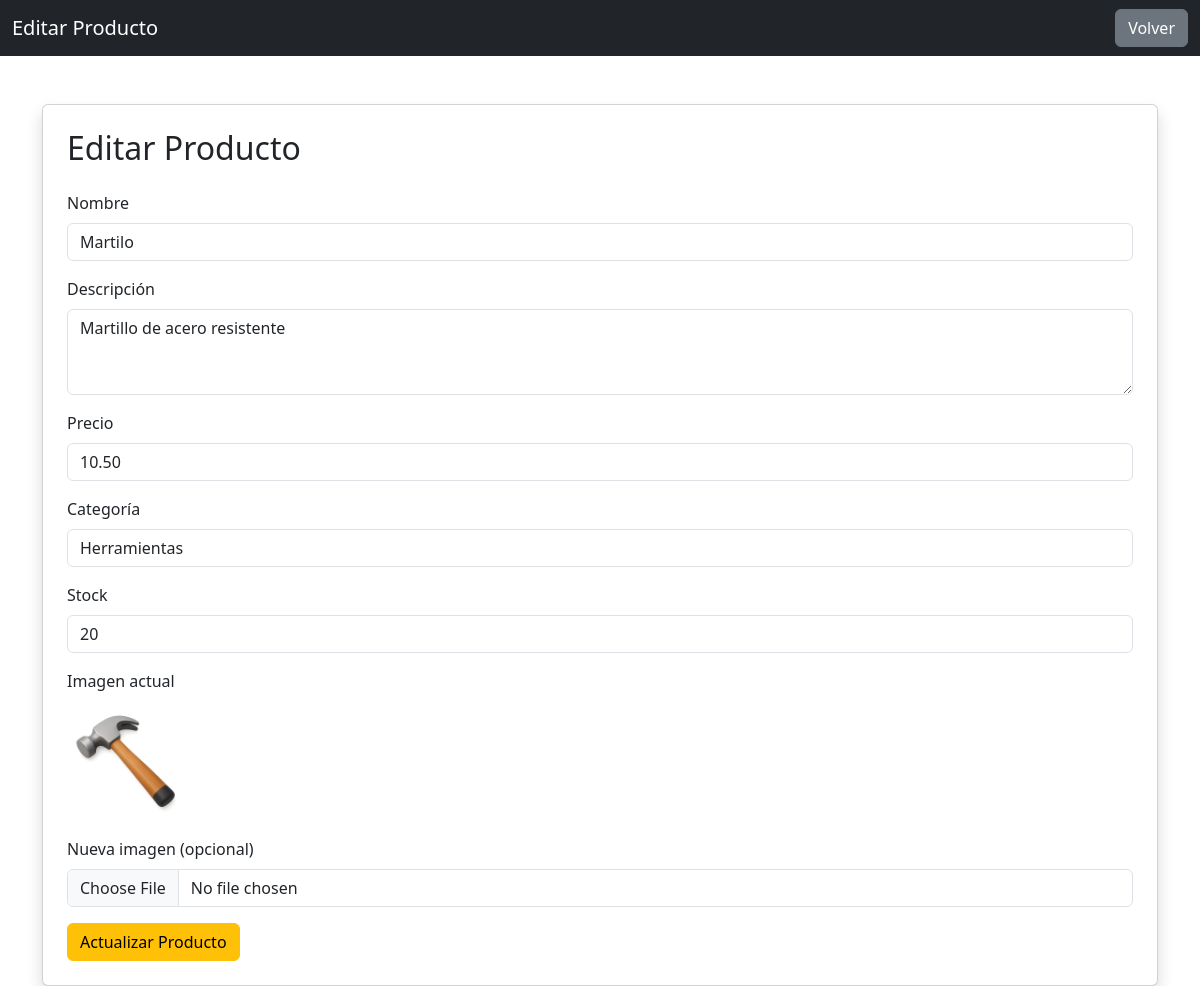
The page /admin/editar-producto.php?id=1 (signed in) on the database its author committed.
### tables this page shows
CREATE TABLE `productos` (
  `id` int(11) NOT NULL,
  `nombre` varchar(100) DEFAULT NULL,
  `descripcion` text DEFAULT NULL,
  `precio` decimal(10,2) DEFAULT NULL,
  `categoria` varchar(50) DEFAULT NULL,
  `stock` int(11) DEFAULT NULL,
  `imagen` varchar(255) DEFAULT NULL,
  `imagen2` varchar(255) DEFAULT NULL
);

### admin/editar-producto.php (the view, shortened to what this page needs)
<?php
include("../php/conexion.php");
$id = $_GET['id'];
$sql = "SELECT * FROM productos WHERE id = ?";
$stmt = $conn->prepare($sql);
$stmt->bind_param("i", $id);
$stmt->execute();
$resultado = $stmt->get_result();
$producto = $resultado->fetch_assoc();
?>
<!DOCTYPE html>
<html lang="en">
<head>
    <link
        href="https://cdn.jsdelivr.net/npm/bootstrap@5.3.8/dist/css/bootstrap.min.css"
        rel="stylesheet">
</head>
<body>
    <nav class="navbar navbar-dark bg-dark">
        <div class="container-fluid">
            <span class="navbar-brand">
                Editar Producto
            </span>
            <a href="ver_productos.php" class="btn btn-secondary">
                Volver
            </a>
        </div>
    </nav>
    <div class="container mt-5">
        <div class="card shadow p-4">
            <h2 class="mb-4">Editar Producto</h2>
            <form method="POST"
                action="../php/editar-producto.php"
                enctype="multipart/form-data">
                <div class="mb-3">
                    <label class="form-label">Nombre</label>
                    <input type="text"
                        name="nombre"
                        class="form-control"
                        value="<?php echo $producto['nombre']; ?>"
                        required>
                </div>
                <div class="mb-3">
                    <label class="form-label">Descripción</label>
                    <textarea name="descripcion"
                        class="form-control"
                        rows="3"
                        required><?php echo $producto['descripcion']; ?></textarea>
                </div>
                <div class="mb-3">
                    <label class="form-label">Precio</label>
                    <input type="number"
                        step="0.01"
                        name="precio"
                        class="form-control"
                        value="<?php echo $producto['precio']; ?>"
                        required>
                </div>
                <div class="mb-3">
                    <label class="form-label">Categoría</label>
                    <input type="text"
                        name="categoria"
                        class="form-control"
                        value="<?php echo $producto['categoria']; ?>"
                        required>
                </div>
                <div class="mb-3">
                    <label class="form-label">Stock</label>
                    <input type="number"
                        name="stock"
                        class="form-control"
                        value="<?php echo $producto['stock']; ?>"
                        required>
                </div>
                <div class="mb-3">
                    <label class="form-label">
                        Imagen actual
                    </label>
                    <br>
                    <img src="../img/productos/<?php echo $producto['imagen']; ?>"
                        width="120">
                </div>
                <div class="mb-3">
                    <label class="form-label">
                        Nueva imagen (opcional)
                    </label>
                    <input type="file"
                        name="imagen"
                        class="form-control">
                </div>
                <button type="submit"
                    class="btn btn-warning">
                    Actualizar Producto
                </button>
            </form>
        </div>
    </div>
</body>
</html>

### rows shown on the page
productos: nombre "Martilo", descripcion "Martillo de acero resistente", precio "10.50", categoria "Herramientas", stock "20", imagen (picture)
